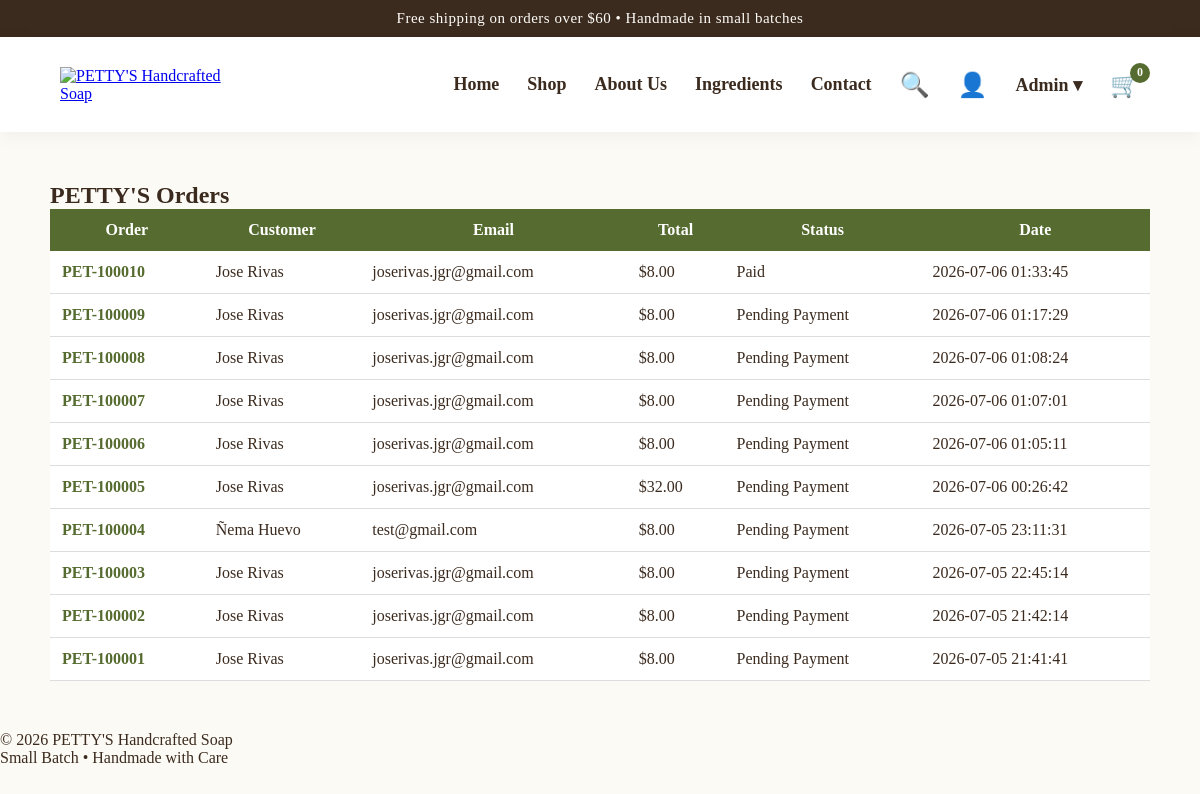
Page /admin/orders (signed in) on the committed database.
### tables this page shows
CREATE TABLE orders (
    id INTEGER PRIMARY KEY AUTOINCREMENT,
    order_number TEXT UNIQUE,
    first_name TEXT,
    last_name TEXT,
    email TEXT,
    phone TEXT,
    address TEXT,
    city TEXT,
    state TEXT,
    zip_code TEXT,
    notes TEXT,
    total REAL,
    status TEXT DEFAULT 'Pending Payment',
    created_at TIMESTAMP DEFAULT CURRENT_TIMESTAMP
);

### app.py (the view)
@app.route("/admin/orders")
@login_required
def admin_orders():
    conn = sqlite3.connect("pettys.db")
    conn.row_factory = sqlite3.Row
    cursor = conn.cursor()
    cursor.execute("""
        SELECT id, order_number, first_name, last_name, email, total, status, created_at
        FROM orders
        ORDER BY created_at DESC
    """)
    orders = cursor.fetchall()
    conn.close()
    return render_template("admin_orders.html", orders=orders)

### app.py (called while the page is built)
@login_manager.user_loader
def load_user(user_id):
    conn = sqlite3.connect("pettys.db")
    conn.row_factory = sqlite3.Row
    cursor = conn.cursor()
    cursor.execute("SELECT id, username FROM admin_users WHERE id = ?", (user_id,))
    user = cursor.fetchone()
    conn.close()
    if user:
        return AdminUser(user["id"], user["username"])
    return None

### templates/admin_orders.html (shortened to what this page needs)
{% extends "base.html" %}
{% block content %}
<section style="max-width:1100px;margin:50px auto;">
    <h1>PETTY'S Orders</h1>
    {% if orders %}
    <table style="width:100%;border-collapse:collapse;background:white;">
        <thead>
            <tr style="background:#556B2F;color:white;">
                <th style="padding:12px;">Order</th>
                <th style="padding:12px;">Customer</th>
                <th style="padding:12px;">Email</th>
                <th style="padding:12px;">Total</th>
                <th style="padding:12px;">Status</th>
                <th style="padding:12px;">Date</th>
            </tr>
        </thead>
        <tbody>
        {% for order in orders %}
            <tr style="border-bottom:1px solid #ddd;">
                <td style="padding:12px;">
    <a href="/admin/orders/{{ order.id }}" style="color:#556B2F;font-weight:bold;text-decoration:none;">
        {{ order.order_number }}
    </a>
</td>
                <td style="padding:12px;">{{ order.first_name }} {{ order.last_name }}</td>
                <td style="padding:12px;">{{ order.email }}</td>
                <td style="padding:12px;">${{ "%.2f"|format(order.total) }}</td>
                <td style="padding:12px;">{{ order.status }}</td>
                <td style="padding:12px;">{{ order.created_at }}</td>
            </tr>
        {% endfor %}
        </tbody>
    </table>
    {% else %}
        <p>No orders yet.</p>
    {% endif %}
</section>
{% endblock %}

### templates/base.html (shortened to what this page needs)
<!DOCTYPE html>
<html>
<head>
    <link rel="stylesheet" href="{{ url_for('static', filename='css/style.css') }}">
    <link rel="stylesheet" href="{{ url_for('static', filename='css/homepage_v1.css') }}">
</head>
<body>
{% include 'partials/header.html' %}
{% block content %}{% endblock %}
{% include 'partials/footer.html' %}
</body>
</html>

### templates/partials/header.html (shortened to what this page needs)
<div class="top-bar">
    Free shipping on orders over $60 • Handmade in small batches
</div>
<header class="main-header">
    <a href="/" class="logo-link">
        <img class="logo"
             src="{{ url_for('static', filename='images/branding/official_logo1.png') }}"
             alt="PETTY'S Handcrafted Soap">
    </a>
    <nav class="main-nav">
        <a href="/">Home</a>
        <a href="/shop">Shop</a>
        <a href="/about">About Us</a>
        <a href="/ingredients">Ingredients</a>
        <a href="/contact">Contact</a>
        <a href="/search" class="nav-icon" title="Search">🔍</a>
        <a href="/account" class="nav-icon" title="My Account">👤</a>
        <div class="admin-menu">
            <a href="#" class="admin-link">Admin ▾</a>
        </div>
        <a href="/cart" class="nav-icon cart-icon" title="Shopping Cart">
            🛒
            <span>{{ session.get('cart', {})|length }}</span>
        </a>
    </nav>
</header>

### templates/partials/footer.html
<footer class="footer">
    <p>© 2026 PETTY'S Handcrafted Soap</p>
    <p>Small Batch • Handmade with Care</p>
</footer>

### static/css/style.css (style rules this page uses)
* { margin:0; padding:0; box-sizing:border-box; }
body { font-family:Georgia, serif; background:#fffdf8; color:#2b2118; }
.top-bar { background:#3b2a1e; color:#fffdf8; text-align:center; padding:10px; font-size:15px; letter-spacing:.5px; }
.main-header { display:flex; justify-content:space-between; align-items:center; padding:18px 70px; background:white; position:sticky; top:0; z-index:1000; box-shadow:0 3px 18px rgba(0,0,0,.05); }
.logo { width:340px; height:auto; display:block; }
nav { display:flex; gap:42px; }
nav a { color:#3B2A1E; text-decoration:none; margin:0 18px; font-size:18px; font-weight:600; transition:.25s; }
.main-header { min-height:95px; padding:10px 60px; }
.logo { width:190px; }
.main-nav { display:flex; align-items:center; gap:28px; }
.nav-icon { text-decoration:none; font-size:24px; color:#3B2A1E; position:relative; transition:.3s; }
.cart-icon span { position:absolute; top:-8px; right:-10px; background:#556B2F; color:white; font-size:12px; width:20px; height:20px; border-radius:50%; display:flex; align-items:center; justify-content:center; font-weight:bold; }
.admin-menu { position: relative; }
.admin-link { text-decoration: none; color:#3B2A1E; font-weight:600; cursor:pointer; }
body { overflow-x: hidden; }
.main-nav a { margin: 0; }

### static/css/homepage_v1.css (style rules this page uses)
body { margin:0; background:#FCFAF4; font-family:Georgia, serif; color:#3B2A1E; }

### rows in the picture
orders: order_number "PET-100010", first_name "Jose", last_name "Rivas", email "joserivas.jgr@gmail.com", total "8.00", status "Paid", created_at "2026-07-06 01:33:45"
orders: order_number "PET-100009", first_name "Jose", last_name "Rivas", email "joserivas.jgr@gmail.com", total "8.00", status "Pending Payment", created_at "2026-07-06 01:17:29"
orders: order_number "PET-100008", first_name "Jose", last_name "Rivas", email "joserivas.jgr@gmail.com", total "8.00", status "Pending Payment", created_at "2026-07-06 01:08:24"
orders: order_number "PET-100007", first_name "Jose", last_name "Rivas", email "joserivas.jgr@gmail.com", total "8.00", status "Pending Payment", created_at "2026-07-06 01:07:01"
orders: order_number "PET-100006", first_name "Jose", last_name "Rivas", email "joserivas.jgr@gmail.com", total "8.00", status "Pending Payment", created_at "2026-07-06 01:05:11"
orders: order_number "PET-100005", first_name "Jose", last_name "Rivas", email "joserivas.jgr@gmail.com", total "32.00", status "Pending Payment", created_at "2026-07-06 00:26:42"
orders: order_number "PET-100004", first_name "Ñema", last_name "Huevo", email "test@gmail.com", total "8.00", status "Pending Payment", created_at "2026-07-05 23:11:31"
orders: order_number "PET-100003", first_name "Jose", last_name "Rivas", email "joserivas.jgr@gmail.com", total "8.00", status "Pending Payment", created_at "2026-07-05 22:45:14"
orders: order_number "PET-100002", first_name "Jose", last_name "Rivas", email "joserivas.jgr@gmail.com", total "8.00", status "Pending Payment", created_at "2026-07-05 21:42:14"
orders: order_number "PET-100001", first_name "Jose", last_name "Rivas", email "joserivas.jgr@gmail.com", total "8.00", status "Pending Payment", created_at "2026-07-05 21:41:41"

### other values in the picture
{{ session.get('cart', {})|length }} "0"
